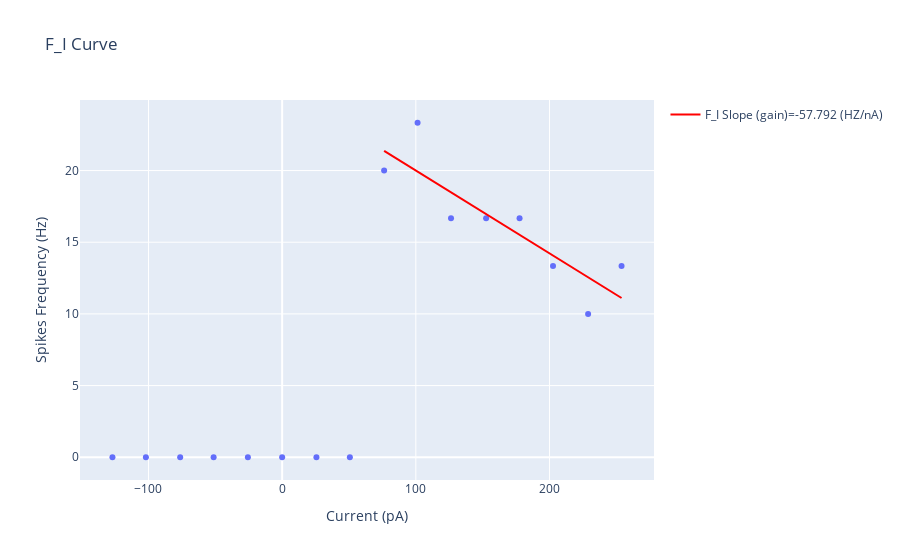

Notebook code for this chart:
### Code cell
#%% F_I CURVE////
# coosing the hyperpolarization traces
# decorate the plot
start_trace = rheobase_sweep-1
end_trace = end

fig = px.scatter(x = current_step[0:end_trace],y = firing_rates[0:end_trace], labels={'x':'Current (pA)', 'y':'Spikes Frequency (Hz)'}, title="F_I Curve")

popt, pcov = curve_fit(func, current_step[start_trace:end_trace], firing_rates[start_trace:end_trace])
popt
fig.add_trace(go.Scatter(x = current_step[start_trace:end_trace], y = func(current_step[start_trace:end_trace], *popt), mode='lines',
    name='F_I Slope (gain)=%5.3f (HZ/nA)' % (popt[0] * 1e3),
    marker=dict(
        color='rgb(255, 0, 0)')))
fig.show()
fig.write_image(os.path.join(save_path , 'F_I_Curve.pdf'))
fig.write_image(os.path.join(save_path , 'F_I_Curve.svg'))

F_I_Slope = popt[0] *1e3 # this is the gain function or the neuronal excitability

### Figure 1 — Plotly figure (JSON) as saved in the notebook; plotly's stock layout.template omitted (floating-point values rounded to 4 significant figures)
{"data": [{"hovertemplate": "Current (pA)=%{x}<br>Spikes Frequency (Hz)=%{y}<extra></extra>", "legendgroup": "", "marker": {"color": "#636efa", "symbol": "circle"}, "mode": "markers", "name": "", "orientation": "v", "showlegend": false, "type": "scatter", "x": [-127.0, -101.9, -76.29, -51.27, -25.63, 0, 25.63, 50.66, 76.29, 101.3, 126.3, 152.6, 177.6, 202.6, 228.9, 253.9], "xaxis": "x", "y": [0, 0, 0, 0, 0, 0, 0, 0, 20, 23.33, 16.67, 16.67, 16.67, 13.33, 10, 13.33], "yaxis": "y"}, {"marker": {"color": "rgb(255, 0, 0)"}, "mode": "lines", "name": "F_I Slope (gain)=-57.792 (HZ/nA)", "type": "scatter", "x": [76.29, 101.3, 126.3, 152.6, 177.6, 202.6, 228.9, 253.9], "y": [21.37, 19.93, 18.48, 16.96, 15.52, 14.07, 12.56, 11.11]}], "layout": {"legend": {"tracegroupgap": 0}, "title": {"text": "F_I Curve"}, "xaxis": {"anchor": "y", "domain": [0, 1], "title": {"text": "Current (pA)"}}, "yaxis": {"anchor": "x", "domain": [0, 1], "title": {"text": "Spikes Frequency (Hz)"}}}}
